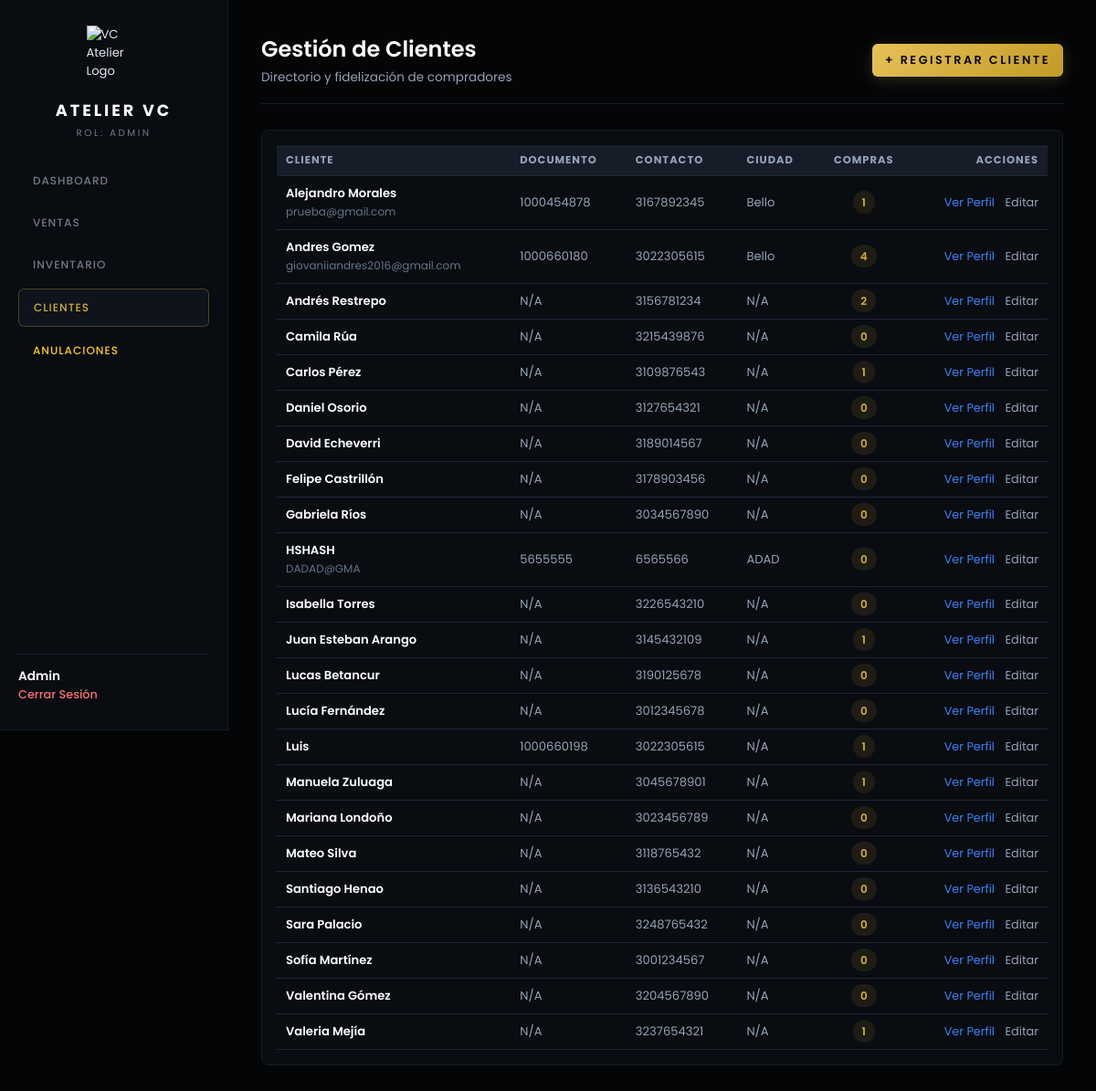
Before: /clientes (signed in) with the older database file.
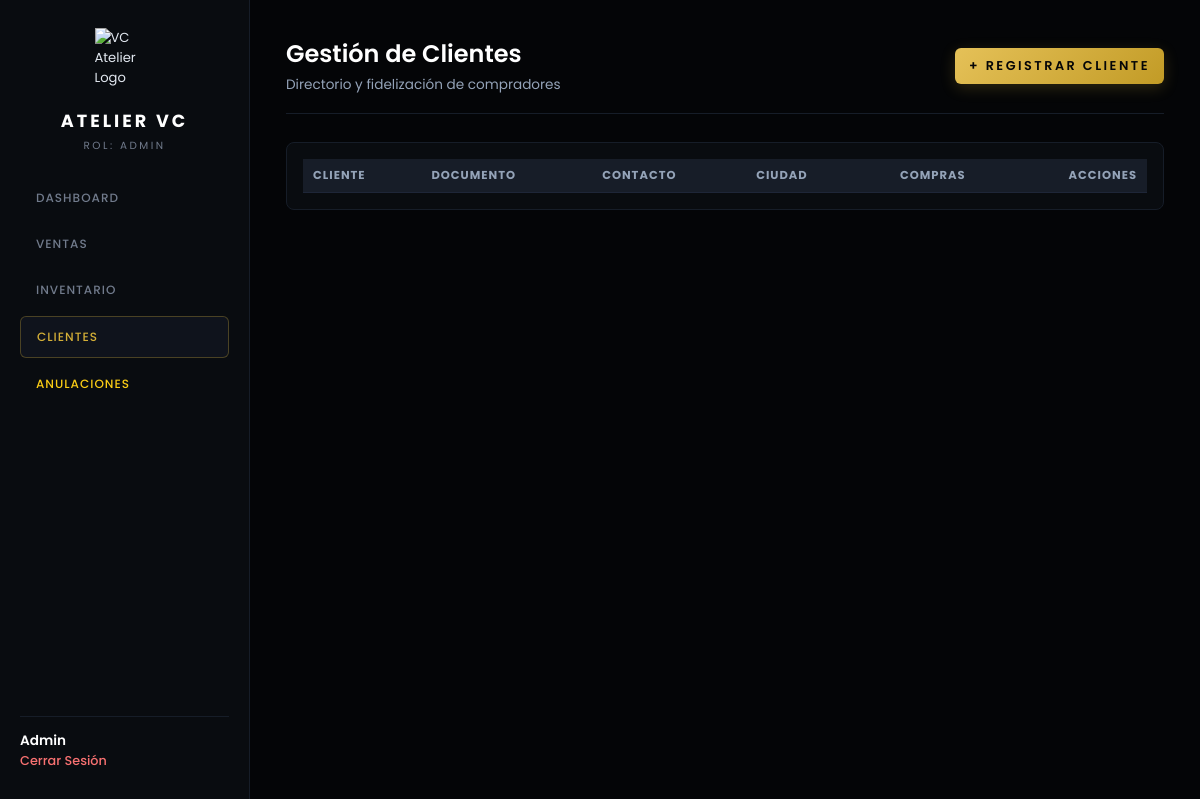
After: the same page with the newer database file.
### config/models.py (models this page shows)
class Cliente(Base):
    __tablename__ = "clientes"
    id = Column(Integer, primary_key=True, index=True)
    nombre = Column(String(100), nullable=False)
    documento = Column(String(20), unique=True, nullable=True)
    telefono = Column(String(20), nullable=True)
    email = Column(String(100), nullable=True)
    ciudad = Column(String(50), nullable=True)
    direccion = Column(String(150), nullable=True)
    notas = Column(Text, nullable=True)
    creado_en = Column(DateTime, default=hora_colombia)
    ventas = relationship("Venta", back_populates="cliente")

### main.py (the view)
@app.get("/clientes", response_class=HTMLResponse)
async def listar_clientes(request: Request, q: Optional[str] = None, db: Session = Depends(get_db)):
    user = get_current_user(request)
    if not user:
        return RedirectResponse(url="/login", status_code=status.HTTP_303_SEE_OTHER)
    query = db.query(Cliente)
    if q and q.strip():
        search_term = f"%{q.strip()}%"
        query = query.filter(
            or_(
                Cliente.nombre.ilike(search_term),
                Cliente.documento.ilike(search_term),
                Cliente.telefono.ilike(search_term)
            )
        )
    clientes_raw = query.order_by(Cliente.nombre.asc()).all()
    clientes = []
    for c in clientes_raw:
        total_compras = db.query(Venta).filter(Venta.cliente_id == c.id).count()
        clientes.append({
            "id": c.id,
            "nombre": c.nombre,
            "documento": c.documento,
            "telefono": c.telefono,
            "email": c.email,
            "ciudad": c.ciudad,
            "total_compras": total_compras
        })
    return templates.TemplateResponse(
        request=request,
        name="clientes.html",
        context={
            "user": user,
            "clientes": clientes,
            "busqueda": q,
            "active_page": "clientes"
        }
    )

### templates/clientes.html (shortened to what this page needs)
{% extends "base.html" %}
{% block extra_head %}
<link rel="stylesheet" href="https://cdn.datatables.net/1.13.6/css/jquery.dataTables.min.css">
{% endblock %}
{% block content %}
<div class="page-header">
    <div>
        <h2 style="color: #FFFFFF; font-weight: 600; font-size: 1.5rem;">Gestión de Clientes</h2>
        <p style="color: #94A3B8; font-size: 0.85rem; margin-top: 4px;">Directorio y fidelización de compradores</p>
    </div>
    <div>
        <a href="/clientes/nuevo" class="btn-gold" style="text-decoration: none; padding: 0 18px; height: 38px; display: inline-flex; align-items: center; justify-content: center; text-align: center; border-radius: 6px; font-weight: 600; font-size: 0.85rem;">
            + Registrar Cliente
        </a>
    </div>
</div>
<div style="background-color: #11151C; border: 1px solid #1E2638; border-radius: 8px; padding: 16px;">
    <table id="tablaClientes" class="display" style="width: 100%; color: #E2E8F0; font-size: 0.85rem;">
        <thead>
            <tr style="background-color: #171D28; border-bottom: 1px solid #1E2638; color: #94A3B8; text-transform: uppercase; font-size: 0.7rem; letter-spacing: 1px;">
                <th style="padding: 14px;">Cliente</th>
                <th style="padding: 14px;">Documento</th>
                <th style="padding: 14px;">Contacto</th>
                <th style="padding: 14px;">Ciudad</th>
                <th style="padding: 14px; text-align: center;">Compras</th>
                <th style="padding: 14px; text-align: right;">Acciones</th>
            </tr>
        </thead>
        <tbody>
            {% for c in clientes %}
            <tr style="border-bottom: 1px solid #1E2638;">
                <td style="padding: 14px;">
                    <span style="font-weight: 600; color: #FFFFFF; display: block;">{{ c.nombre }}</span>
                    {% if c.email %}
                    <span style="color: #64748B; font-size: 0.75rem;">{{ c.email }}</span>
                    {% endif %}
                </td>
                <td style="padding: 14px; color: #94A3B8;">{{ c.documento or 'N/A' }}</td>
                <td style="padding: 14px; color: #94A3B8;">{{ c.telefono or 'N/A' }}</td>
                <td style="padding: 14px; color: #94A3B8;">{{ c.ciudad or 'N/A' }}</td>
                <td style="padding: 14px; text-align: center;">
                    <span style="background: rgba(212, 175, 55, 0.1); color: #D4AF37; padding: 4px 10px; border-radius: 12px; font-size: 0.75rem; font-weight: 600;">
                        {{ c.total_compras or 0 }}
                    </span>
                </td>
                <td style="padding: 14px; text-align: right;">
                    <a href="/clientes/{{ c.id }}" style="color: #3B82F6; text-decoration: none; font-size: 0.8rem; margin-right: 8px;">Ver Perfil</a>
                    <a href="/clientes/{{ c.id }}/editar" style="color: #94A3B8; text-decoration: none; font-size: 0.8rem;">Editar</a>
                </td>
            </tr>
            {% endfor %}
        </tbody>
    </table>
</div>
{% endblock %}

Changed rows visible on the page:
removed Cliente: nombre "Alejandro Morales", email "prueba@gmail.com", documento "1000454878", telefono "3167892345", ciudad "Bello", total_compras "1"
removed Cliente: nombre "Andres Gomez", email "giovaniiandres2016@gmail.com", documento "1000660180", telefono "3022305615", ciudad "Bello", total_compras "4"
removed Cliente: nombre "Andrés Restrepo", documento "N/A", telefono "3156781234", ciudad "N/A", total_compras "2"
removed Cliente: nombre "Camila Rúa", documento "N/A", telefono "3215439876", ciudad "N/A", total_compras "0"
removed Cliente: nombre "Carlos Pérez", documento "N/A", telefono "3109876543", ciudad "N/A", total_compras "1"
removed Cliente: nombre "Daniel Osorio", documento "N/A", telefono "3127654321", ciudad "N/A", total_compras "0"
removed Cliente: nombre "David Echeverri", documento "N/A", telefono "3189014567", ciudad "N/A", total_compras "0"
removed Cliente: nombre "Felipe Castrillón", documento "N/A", telefono "3178903456", ciudad "N/A", total_compras "0"
removed Cliente: nombre "Gabriela Ríos", documento "N/A", telefono "3034567890", ciudad "N/A", total_compras "0"
removed Cliente: nombre "HSHASH", email "DADAD@GMA", documento "5655555", telefono "6565566", ciudad "ADAD", total_compras "0"
removed Cliente: nombre "Isabella Torres", documento "N/A", telefono "3226543210", ciudad "N/A", total_compras "0"
removed Cliente: nombre "Juan Esteban Arango", documento "N/A", telefono "3145432109", ciudad "N/A", total_compras "1"
removed Cliente: nombre "Lucas Betancur", documento "N/A", telefono "3190125678", ciudad "N/A", total_compras "0"
removed Cliente: nombre "Lucía Fernández", documento "N/A", telefono "3012345678", ciudad "N/A", total_compras "0"
removed Cliente: nombre "Luis", documento "1000660198", telefono "3022305615", ciudad "N/A", id "1"
removed Cliente: nombre "Manuela Zuluaga", documento "N/A", telefono "3045678901", ciudad "N/A", total_compras "1"
removed Cliente: nombre "Mariana Londoño", documento "N/A", telefono "3023456789", ciudad "N/A", total_compras "0"
removed Cliente: nombre "Mateo Silva", documento "N/A", telefono "3118765432", ciudad "N/A", total_compras "0"
removed Cliente: nombre "Santiago Henao", documento "N/A", telefono "3136543210", ciudad "N/A", total_compras "0"
removed Cliente: nombre "Sara Palacio", documento "N/A", telefono "3248765432", ciudad "N/A", total_compras "0"
removed Cliente: nombre "Sofía Martínez", documento "N/A", telefono "3001234567", ciudad "N/A", total_compras "0"
removed Cliente: nombre "Valentina Gómez", documento "N/A", telefono "3204567890", ciudad "N/A", total_compras "0"
removed Cliente: nombre "Valeria Mejía", documento "N/A", telefono "3237654321", ciudad "N/A", total_compras "1"
